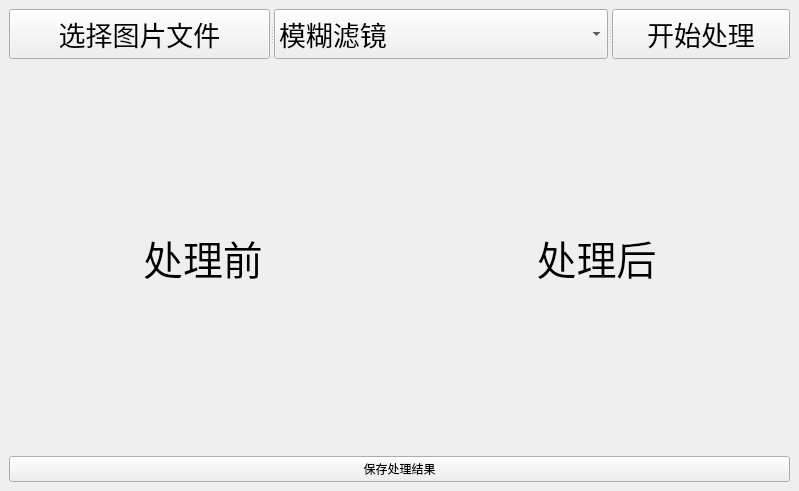
<?xml version="1.0" encoding="UTF-8"?>
<ui version="4.0">
 <class>process_img</class>
 <widget class="QMainWindow" name="process_img">
  <property name="geometry">
   <rect>
    <x>0</x>
    <y>0</y>
    <width>799</width>
    <height>491</height>
   </rect>
  </property>
  <property name="windowTitle">
   <string>图像处理</string>
  </property>
  <widget class="QWidget" name="centralwidget">
   <layout class="QVBoxLayout" name="verticalLayout">
    <item>
     <widget class="QSplitter" name="splitter">
      <property name="orientation">
       <enum>Qt::Horizontal</enum>
      </property>
      <widget class="QPushButton" name="pb_file">
       <property name="font">
        <font>
         <family>Arial</family>
         <pointsize>20</pointsize>
        </font>
       </property>
       <property name="text">
        <string>选择图片文件</string>
       </property>
      </widget>
      <widget class="QComboBox" name="cb_filter_list">
       <property name="minimumSize">
        <size>
         <width>300</width>
         <height>0</height>
        </size>
       </property>
       <property name="maximumSize">
        <size>
         <width>16777215</width>
         <height>50</height>
        </size>
       </property>
       <property name="font">
        <font>
         <family>Arial</family>
         <pointsize>20</pointsize>
        </font>
       </property>
       <item>
        <property name="text">
         <string>模糊滤镜</string>
        </property>
       </item>
       <item>
        <property name="text">
         <string>轮廓滤镜</string>
        </property>
       </item>
       <item>
        <property name="text">
         <string>浮雕滤镜</string>
        </property>
       </item>
       <item>
        <property name="text">
         <string>锐化滤镜</string>
        </property>
       </item>
       <item>
        <property name="text">
         <string>平滑滤镜</string>
        </property>
       </item>
       <item>
        <property name="text">
         <string>边缘增强滤镜</string>
        </property>
       </item>
       <item>
        <property name="text">
         <string>素描风格转化</string>
        </property>
       </item>
       <item>
        <property name="text">
         <string>字符画风格转化</string>
        </property>
       </item>
      </widget>
      <widget class="QPushButton" name="pb_process">
       <property name="font">
        <font>
         <family>Arial</family>
         <pointsize>20</pointsize>
        </font>
       </property>
       <property name="text">
        <string>开始处理</string>
       </property>
      </widget>
     </widget>
    </item>
    <item>
     <layout class="QHBoxLayout" name="horizontalLayout">
      <item>
       <widget class="QLabel" name="lb_input_img">
        <property name="font">
         <font>
          <family>Arial</family>
          <pointsize>30</pointsize>
         </font>
        </property>
        <property name="text">
         <string>处理前</string>
        </property>
        <property name="alignment">
         <set>Qt::AlignCenter</set>
        </property>
       </widget>
      </item>
      <item>
       <widget class="QLabel" name="lb_output_img">
        <property name="font">
         <font>
          <family>Arial</family>
          <pointsize>30</pointsize>
         </font>
        </property>
        <property name="text">
         <string>处理后</string>
        </property>
        <property name="alignment">
         <set>Qt::AlignCenter</set>
        </property>
       </widget>
      </item>
     </layout>
    </item>
    <item>
     <widget class="QPushButton" name="pb_save_img">
      <property name="text">
       <string>保存处理结果</string>
      </property>
     </widget>
    </item>
   </layout>
  </widget>
 </widget>
 <resources/>
 <connections/>
</ui>
